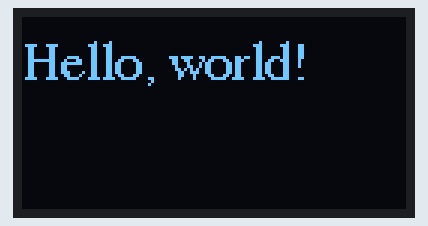
The sketch below on a simulated Arduino Uno, built with avr-gcc and run on an emulated ATmega328P. On the bench: 128×64 one-colour display.

Above: at 2.1 s.
At 4.1 s:
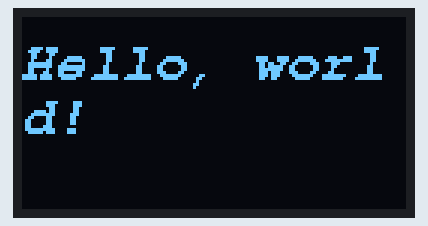

Measured:
- what the display in image 0 shows lasts 2.0 s, from 2.1 s to 4.1 s

The sketch:

I2C_OLED_Display_Font.ino
```cpp
/*
  I2C OLED Display - Font

  It prints two different messages changing the font.
*/

#include <Wire.h>
#include <Adafruit_GFX.h>
#include <Adafruit_SSD1306.h>
#include <Fonts/FreeSerif9pt7b.h>
#include <Fonts/FreeMonoBoldOblique9pt7b.h>

#define SCREEN_WIDTH 128
#define SCREEN_HEIGHT 64

// Declaration for a SSD1306 display connected to I2C (SDA, SCL pins)
Adafruit_SSD1306 display(SCREEN_WIDTH, SCREEN_HEIGHT, &Wire, -1);

void setup(){
  Serial.begin(9600);

  if(!display.begin(SSD1306_SWITCHCAPVCC, 0x3C)){ // Address 0x3D for 128x64
    Serial.println(F("SSD1306 allocation failed"));
    while(1);
  }
  delay(2000);
}

void loop(){
  // Set a font and display text
  display.setFont(&FreeSerif9pt7b);
  display.clearDisplay();
  display.setTextSize(1);
  display.setTextColor(WHITE);
  display.setCursor(0,20);
  display.println("Hello, world!");
  display.display();
  delay(2000);
  // Set another font and display text
  display.setFont(&FreeMonoBoldOblique9pt7b);
  display.clearDisplay();
  display.setTextSize(1);
  display.setTextColor(WHITE);
  display.setCursor(0,20);
  display.println("Hello, world!");
  display.display();
  delay(2000);
}
```
